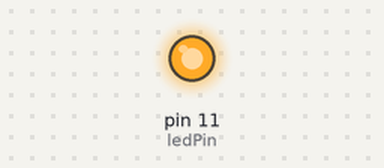
A sketch run on a simulated Arduino Uno, built with avr-gcc and run on an emulated ATmega328P. Shown: output pins drawn as LEDs (lit = HIGH).

Above: at 1.5 s.
At 6.5 s:
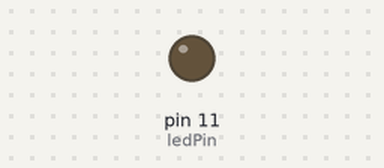
Timing chart, 0 to 13.0 s (numbered marks = the images above):
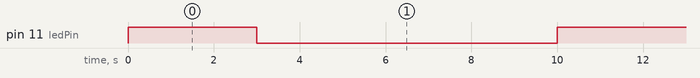

Measured:
- by itself, pin 11 (ledPin): alternates HIGH for 3.0 s and LOW for 7.0 s

The sketch:

week3.ino
```cpp
int ledPin = 11; // ledPin을7번으로 정의


void setup() {
  pinMode(ledPin, OUTPUT);    //ledPin을 출력으로 설정
}

void loop() {
  digitalWrite(ledPin, HIGH); //LED ON
  delay(3000);                //1초 대기
  digitalWrite(ledPin, LOW);  //LED OFF
  delay(3000);                //1초 대기
  digitalWrite(ledPin, LOW);  //LED OFF
  delay(3000);                //1초 대기

  digitalWrite(ledPin, LOW);  //LED OFF
  delay(1000);                //1초 대기
}
```
